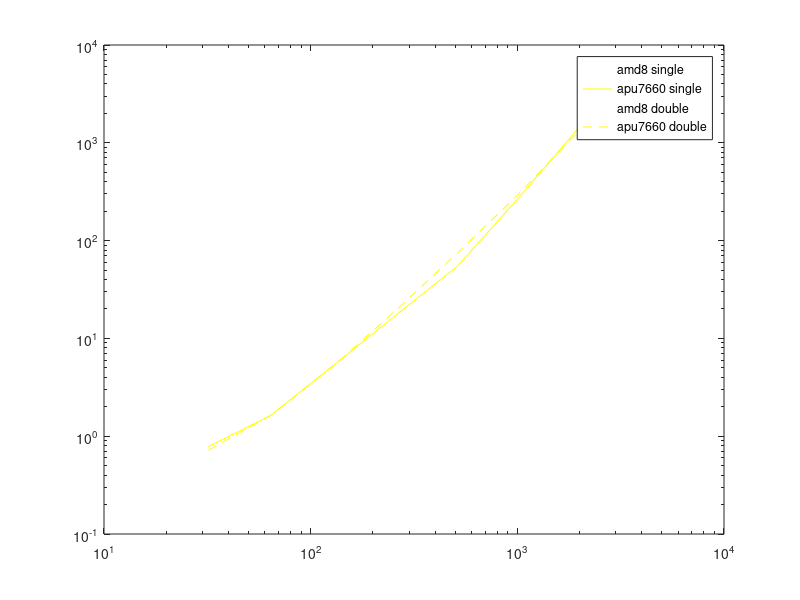

Reproduce this figure in MATLAB.
clear all;
%time in s
amd8=[946.333984,968.213989,2360.277100,8446.308594,23045.878906,117967.656250,696307.500000,2341350.750000]/1000;
apu7660=[782.661987,1626.937012,5233.705078,16983.244141,54459.621094,279185.625000,1543769.250000,4946487.500000]/1000;
size=32*2.^[0:7];
figure(1)
loglog(size,amd8,'w');
hold on;
loglog(size,apu7660,'y');
%double
amd8d=[700.595000,905.653000,2370.888000,8831.104000,30443.549000,145436.509000, 722079.493000]/1000;
apu7660d=[717.829000,1633.183000,5164.183000,19035.183000,74297.971000,304890.835000,1419023.325000]/1000;
size=32*2.^[0:6];
loglog(size,amd8d,'w--');
loglog(size,apu7660d,'y--');
legend('amd8 single','apu7660 single','amd8 double','apu7660 double');

